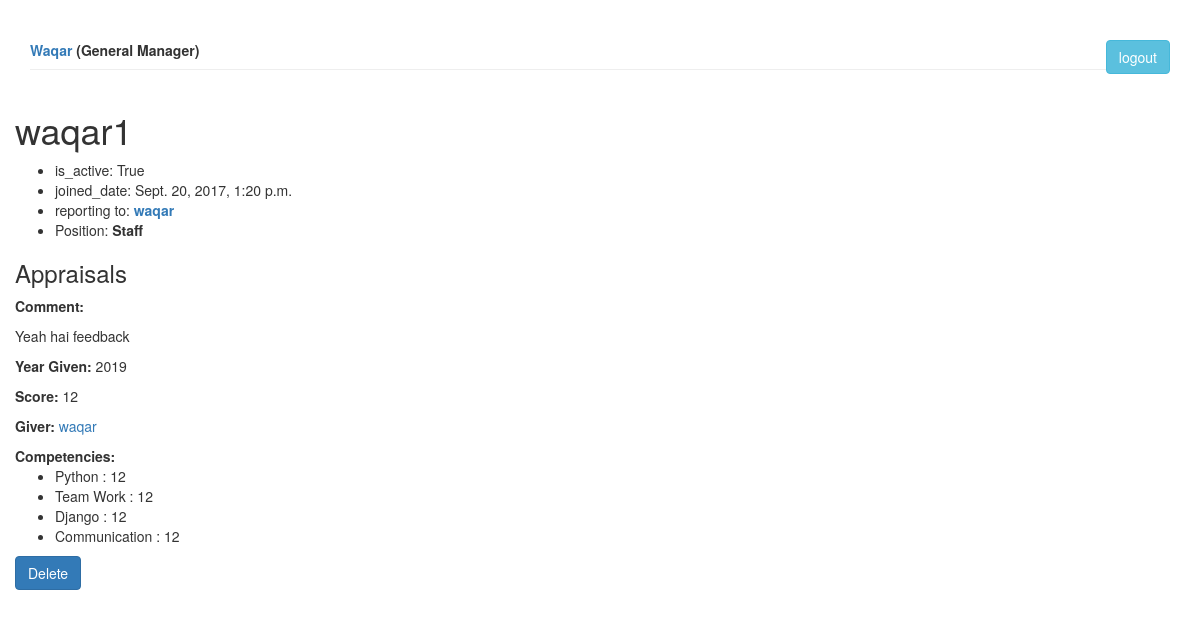
/appraisal/detail/user/270 (signed in), run on the app's committed database.
### appraisal/models.py (models this page shows, shortened)
class Employee(models.Model):
    def __str__(self):
        return self.name
    user = models.OneToOneField(User, on_delete=models.CASCADE, null=True, blank=True)
    employee_type = (('mg', 'Manager'),
                     ('gm', 'General Manager'),
                     ('sf', 'Staff')
                     )
    name = models.CharField(max_length=40)
    type = models.CharField(max_length=2,
                            choices=employee_type,
                            default='sf')
    joined_date = models.DateTimeField('date joined', null=True, blank=True)
    is_active = models.BooleanField(default=True)
    reporting_to = models.ForeignKey("self", on_delete=models.CASCADE, null=True, blank=True)
    feedback_completed = models.BooleanField(default=False)
    @property
    def all_reportee(self):
        return self.employee_set.all()

class Appraisal(models.Model):
    comment = models.TextField()
    year = models.CharField(max_length=4)
    score = models.IntegerField(null=True, blank=True)
    is_approved = models.BooleanField(default=False)
    to_employee = models.ForeignKey(Employee, on_delete=models.CASCADE, related_name='receiver',
                                    null=True, blank=True)
    from_employee = models.ForeignKey(Employee, on_delete=models.CASCADE, related_name='giver',
                                      null=True, blank=True)

class Competencies(models.Model):
    competency_type = (('py', 'Python'),
                       ('tw', 'Team Work'),
                       ('dj', 'Django'),
                       ('cm', 'Communication'),
                       )
    name = models.CharField(max_length=35, choices=competency_type)
    score = models.IntegerField()
    appraisal = models.ForeignKey(Appraisal, on_delete=models.CASCADE,
                                  null=True, blank=True)

### appraisal/views.py (the view)
# urls.py: url(r'^detail/user/(?P<pk>[0-9 a-z A-Z]+)$', views.DetailUserView.as_view(), name='detail'),
class DetailUserView(LoginRequiredMixin, FormContext, generic.DetailView):
    model = Employee
    template_name = 'appraisal/detail.html'
    context_object_name = 'employee'
    def get_queryset(self):
        return Employee.objects.filter(pk=self.kwargs['pk'])
    def get_context_data(self, **kwargs):
        context = super(DetailUserView, self).get_context_data(**kwargs)
        under_employee = {'reporting_employee': self.request.user.employee.all_reportee}
        context.update(under_employee)
        return context

### appraisal/templatetags/my_tags.py (called while the page is built)
@register.inclusion_tag('logged_in/user.html')
def logged_in_user(user, notifications, takes_context=True):
    return {'user': user,
            'notifications':notifications}

### appraisal/views.py (called while the page is built)
    def get_context_data(self, **kwargs):
        context = super(FormContext, self).get_context_data(**kwargs)
        context.update(self.extra_context)
        return context

### appraisal/templates/appraisal/detail.html (shortened to what this page needs)
<link rel="stylesheet" href="https://maxcdn.bootstrapcdn.com/bootstrap/3.3.7/css/bootstrap.min.css">
{% load static %}
{% load bootstrap3 %}
<html lang="en">
<head>
  <link rel="stylesheet" href="https://maxcdn.bootstrapcdn.com/bootstrap/3.3.7/css/bootstrap.min.css">
</head>
<body>
<div class="container-fluid">
{% load my_tags %}
{% logged_in_user user notifications%}
{% if employee %}
<h1>{{ employee.name }} </h1>
<ul>
    <li> is_active: {{ employee.is_active }} </li>
    <li>joined_date: {{ employee.joined_date }}</li>
    {% if employee.reporting_to %}
    <li>reporting to:<b> <a href="{% url 'appraisal:detail' employee.reporting_to_id %}">
        {{ employee.reporting_to }}
        </a>
        </b>
    </li>
        {% endif %}
    <li>Position: <b>{{ employee.get_type_display }}</b></li>
</ul>
{% else %}
<h2>No User Found</h2>
{% endif %}
    {% if employee.receiver.all %}
    <h3>Appraisals</h3>
    {% for appraisal in employee.receiver.all%}
        <p><b>Comment: </b>{{ appraisal.comment|linebreaks }}</p>
        <p><b>Year Given: </b>{{ appraisal.year }}</p>
        {% if appraisal.score %}
        <p><b>Score: </b>{{ appraisal.score }}</p>
        {% endif %}
        <p><b>Giver: </b><a href="{% url 'appraisal:detail' appraisal.from_employee.id %}">
            {{ appraisal.from_employee.name}}
        </a>
        </p>
        {% if appraisal.competencies_set %}
        <b>Competencies:</b>
            <ul>
            {% for competency in appraisal.competencies_set.all %}
                <li>
            {{competency.get_name_display }}
            : {{ competency.score }}
                </li>
            {% endfor %}
            </ul>
        {% endif %}
    {% endfor %}
         {% if employee in reporting_employee %}
            <form action="{% url 'appraisal:delete_appraisal' employee.receiver.all.0.id employee.id%}" method="post">{% csrf_token %}
            {% buttons %}
        <button type="submit" class="btn btn-primary">
            {% bootstrap_icon "star" %} Delete
        </button>
    {% endbuttons %}
            {% endif %}
</form>
    {% endif %}
</div>
</body>
</html>

### appraisal/templates/logged_in/user.html (shortened to what this page needs)
<!DOCTYPE html>
<html lang="en">
<body>
<div class="container">
  <div class="page-header">
    <div><b><a href="{% url 'appraisal:detail' user.employee.id %}">{{ user.employee.name|capfirst }} </a></b>
        <b> ({{ user.employee.get_type_display }})</b>
    <a href="{% url 'appraisal:logout' %}" class="btn btn-info pull-right" role="button">logout</a>
    </div>
  </div>
</div>
</body>
</html>

### data on the page
Employee: name "waqar1", is_active "True", joined_date "Sept. 20, 2017, 1:20 p.m.", reporting_to "waqar", type "Staff"
Appraisal: comment "Yeah hai feedback", year "2019", score "12", from_employee.name "waqar"
Competencies: name "Python", score "12"
Competencies: name "Team Work", score "12"
Competencies: name "Django", score "12"
Competencies: name "Communication", score "12"

### other printed values
{{ user.employee.name|capfirst }} "Waqar"
{{ user.employee.get_type_display }} "General Manager"
